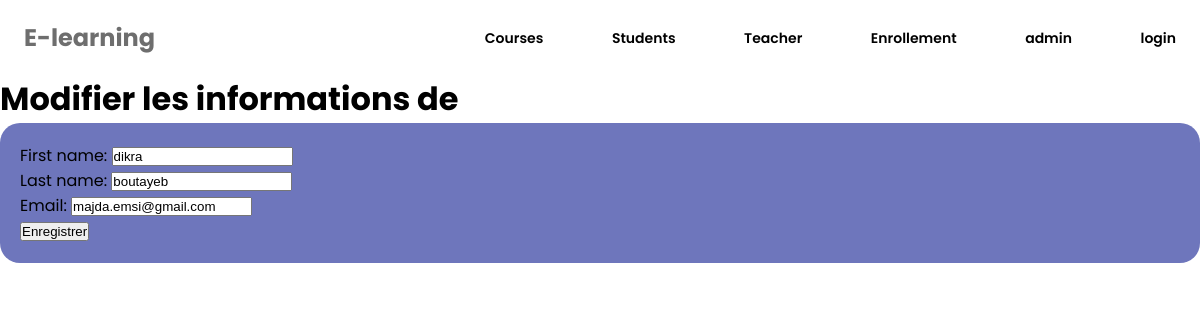
Screenshot of /student/edit/7/ with the database file from the repository.
### apprentissage1/models.py (models this page shows, shortened)
class Student(models.Model):
    first_name = models.CharField(max_length=50)
    last_name = models.CharField(max_length=50)
    email = models.EmailField(max_length=254)

### apprentissage1/views.py (the view)
# urls.py: path('student/edit/<int:student_id>/', views.edit_student, name='student_edit'),
def edit_student(request, student_id):
    student = get_object_or_404(Student, pk=student_id)
    if request.method == 'POST':
        form = StudentForm(request.POST, instance=student)
        if form.is_valid():
            form.save()
            return redirect('student_list')
    else:
        form = StudentForm(instance=student)
    return render(request, '../templates/edit_student.html', {'form': form})

### apprentissage1/forms.py
class StudentForm(forms.Form):
    first_name = forms.CharField(max_length=50)
    last_name = forms.CharField(max_length=50)
    email = forms.EmailField(max_length=254)

### templates/edit_student.html (shortened to what this page needs)
{% extends 'base.html' %}
{% block content %}
  <h1 class="text-white">Modifier les informations de {{ student.first_name }} {{ student.last_name }}</h1>
  <form method="post" style="background-color: rgb(110, 118, 188); padding: 20px; border-radius: 20px;">
    {{ form.as_p }}
    <input type="submit" class="btn btn-secondary" value="Enregistrer">
  </form>
{% endblock %}

### static/css/generale.css (style rules this page uses)
html { font-family: 'Poppins', sans-serif; }
* { box-sizing: border-box; padding: 0; margin: 0; text-decoration: none; list-style: none; }

### rows the page displays
Student: first_name "dikra", last_name "boutayeb", email "majda.emsi@gmail.com"
